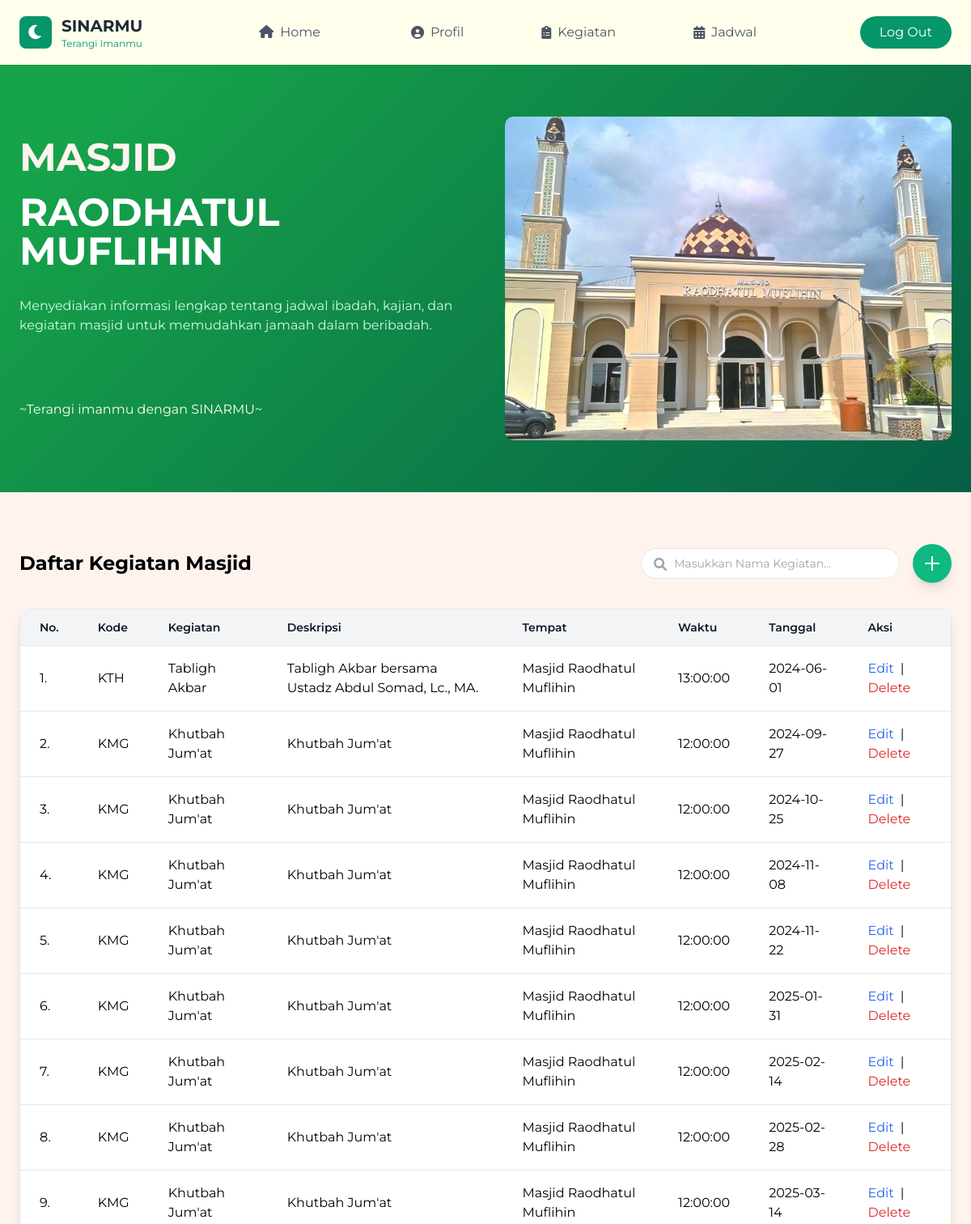
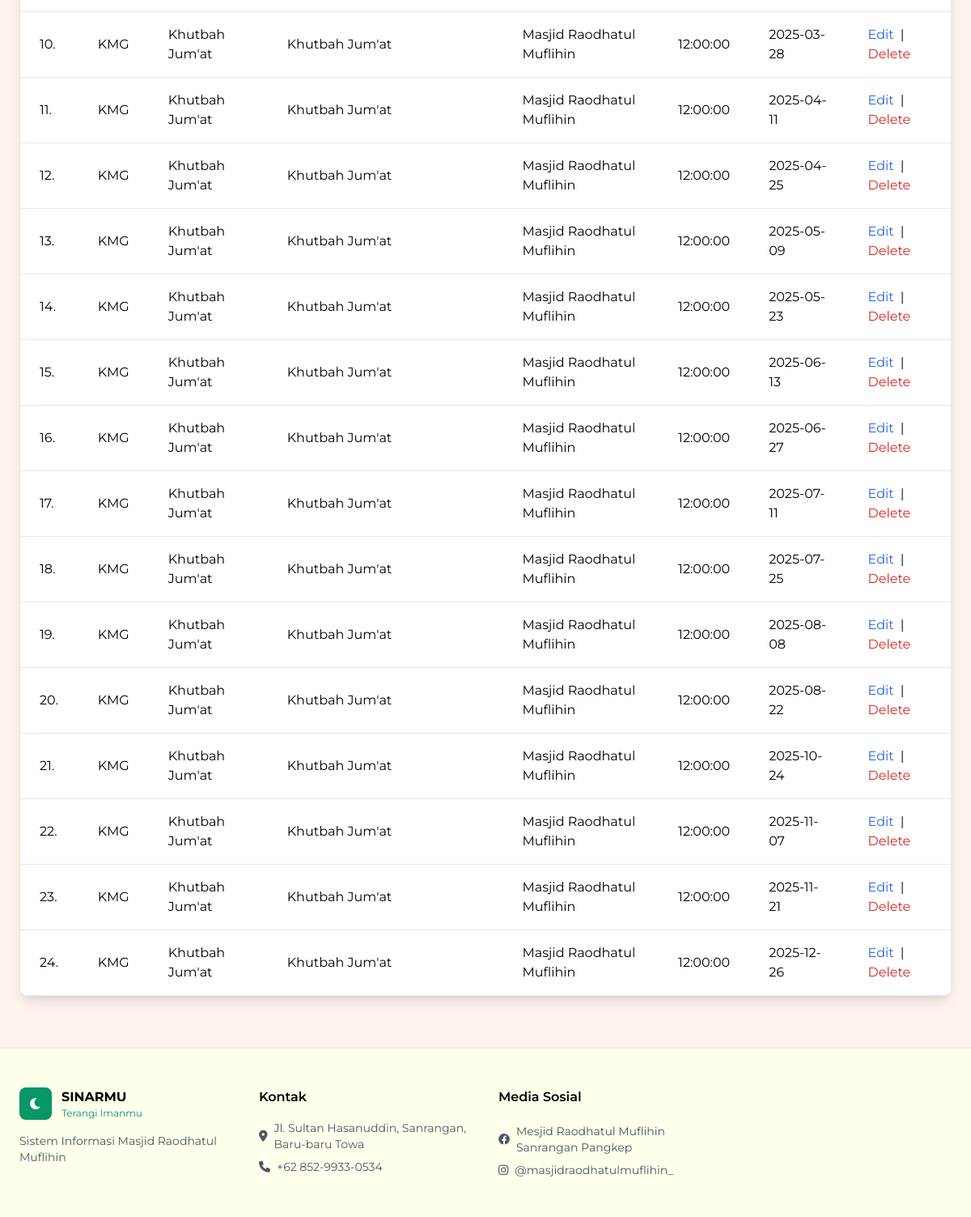
/kegiatan_mubaligh.php (signed in), run on the app's committed database (2 pictures, top to bottom).
### tables this page shows
CREATE TABLE `kegiatan` (
  `id_kegiatan` int NOT NULL,
  `id_masjid` int NOT NULL,
  `kode_kegiatan` varchar(100) NOT NULL,
  `nama_kegiatan` varchar(100) NOT NULL,
  `deskripsi_kegiatan` varchar(255) DEFAULT NULL,
  `tempat_kegiatan` varchar(200) DEFAULT NULL,
  `waktu_kegiatan` time NOT NULL,
  `tanggal_kegiatan` date NOT NULL,
  `created_at` timestamp NULL DEFAULT CURRENT_TIMESTAMP,
  `updated_at` timestamp NULL DEFAULT CURRENT_TIMESTAMP ON UPDATE CURRENT_TIMESTAMP
);

### kegiatan_mubaligh.php (the view, shortened to what this page needs)
<?php
include 'koneksi.php';
$query = isset($_GET['query']) ? trim($_GET['query']) : '';
if (!empty($query)) {
    $stmt = $conn->prepare("SELECT * FROM kegiatan WHERE nama_kegiatan LIKE ? AND nama_kegiatan IN ('Khutbah Jum\'at', 'Pengajian', 'Kajian', 'Tabligh Akbar') AND created_at IS NOT NULL ORDER BY tanggal_kegiatan ASC");
    $search = "%$query%";
    $stmt->bind_param("s", $search);
} else {
    $stmt = $conn->prepare("SELECT * FROM kegiatan WHERE nama_kegiatan IN ('Khutbah Jum\'at', 'Pengajian', 'Kajian', 'Tabligh Akbar') AND created_at IS NOT NULL ORDER BY tanggal_kegiatan ASC");
}
$stmt->execute();
$result = $stmt->get_result();
$data_kegiatan = $result->num_rows > 0 ? $result->fetch_all(MYSQLI_ASSOC) : [];
?>
<!DOCTYPE html>
<html lang="id">
<head>
    <link href="https://cdnjs.cloudflare.com/ajax/libs/tailwindcss/2.2.19/tailwind.min.css" rel="stylesheet">
    <link href="https://cdnjs.cloudflare.com/ajax/libs/font-awesome/6.0.0/css/all.min.css" rel="stylesheet">
</head>
<body>
    <nav class="background shadow-sm sticky top-0 z-50">
        <div class="max-w-7xl mx-auto px-6">
            <div class="flex justify-between h-20 items-center">
                <div class="flex items-center gap-3">
                    <div class="w-10 h-10 bg-green-600 rounded-lg flex items-center justify-center">
                        <i class="fas fa-moon text-white text-xl"></i>
                    </div>
                    <div>
                        <h1 class="font-bold text-xl text-gray-800">SINARMU</h1>
                        <p class="text-xs text-green-600">Terangi Imanmu</p>
                    </div>
                </div>
                <div class="hidden md:flex items-center space-x-20">
                    <div class="relative">
                        <div id="Home" class="flex items-center text-gray-600 hover:text-green-600 px-2 py-1 cursor-pointer">
                            <a href="home.php">
                                <i class="fas fa-home mr-2"></i>Home
                            </a>
                        </div>
                    </div>
                    <div class="relative">
                        <div id="Profil" class="flex items-center text-gray-600 hover:text-green-600 px-2 py-1 cursor-pointer">
                            <i class="fas fa-user-circle mr-2"></i>Profil
                        </div>
                    </div>
                    <div class="relative">
                        <div id="Activity" class="flex items-center text-gray-600 hover:text-green-600 px-2 py-1 cursor-pointer">
                            <i class="fas fa-clipboard-list mr-2"></i>Kegiatan
                        </div>
                    </div>
                    <div class="relative">
                        <div id="Schedule" class="flex items-center text-gray-600 hover:text-green-600 px-2 py-1 cursor-pointer">
                            <i class="fas fa-calendar-alt mr-2"></i>Jadwal
                        </div>
                    </div>
                </div>
                <div class="flex items-center gap-4">
                    <a href="logout.php" class="bg-green-600 text-white px-6 py-2 rounded-full hover:bg-green-700 transition">Log Out</a>
                </div>
            </div>
        </div>
    </nav>
    <section class="hero-gradient py-16 text-white">
        <div class="max-w-7xl mx-auto px-6">
            <div class="grid grid-cols-1 md:grid-cols-2 gap-12 items-center">
                <div>
                    <h1 class="text-5xl font-bold mb-5" style="color: #fff3ee">MASJID</h1>
                    <h1 class="text-5xl font-bold mb-8">RAODHATUL MUFLIHIN</h1>
                    <p class="text-green-100 mb-20">Menyediakan informasi lengkap tentang jadwal ibadah, kajian, dan kegiatan masjid untuk memudahkan jamaah dalam beribadah.</p>
                    <h3 class="text-green-50" style="color: #FFFFEC">~Terangi imanmu dengan SINARMU~</h3>
                </div>
                <div class="relative w-full h-94 overflow-hidden">
                    <div class="swiper-container">
                        <div class="swiper-wrapper">
                            <div class="swiper-slide"><img src="/sisfo-masjid/image/masjid1.png" alt="Gambar 1" class="rounded-lg shadow-lg"></div>
                        </div>
                    </div>
                </div>
            </div>
        </div>
    </section>
    <section class="card py-16">
        <div class="max-w-7xl mx-auto px-6">
            <div class="flex justify-between items-center mb-8">
                <h2 class="text-2xl font-bold">Daftar Kegiatan Masjid</h2>
                <div class="flex items-center gap-4">
                    <form action="" method="GET" class="relative">
                        <input type="search" name="query" placeholder="Masukkan Nama Kegiatan..."
                            class="w-80 pl-10 pr-10 py-2 rounded-full border border-gray-200 focus:outline-none focus:ring-2 focus:ring-green-500 text-sm"
                            id="search-input" autocomplete="off">
                        <i class="fas fa-search absolute left-4 top-3 text-gray-400"></i>
                    </form>
                    <a href="tambah_kegiatan_mubaligh.php" class="text-white bg-green-500 hover:bg-green-600 rounded-full p-3 shadow-lg" title="Tambah Kegiatan">
                        <svg xmlns="http://www.w3.org/2000/svg" class="h-6 w-6" fill="none" viewBox="0 0 24 24" stroke="currentColor">
                            <path stroke-linecap="round" stroke-linejoin="round" stroke-width="2" d="M12 4v16m8-8H4" />
                        </svg>
                    </a>
                </div>
            </div>
            <div class="bg-white rounded-xl shadow-lg overflow-hidden mt-4">
                <table class="min-w-full bg-white border border-gray-200">
                    <thead>
                        <tr>
                            <th class="py-3 px-6 bg-gray-100 font-semibold text-sm text-gray-900 border-b border-gray-200 text-left">No.</th>
                            <th class="py-3 px-6 bg-gray-100 font-semibold text-sm text-gray-900 border-b border-gray-200 text-left">Kode</th>
                            <th class="py-3 px-6 bg-gray-100 font-semibold text-sm text-gray-900 border-b border-gray-200 text-left">Kegiatan</th>
                            <th class="py-3 px-6 bg-gray-100 font-semibold text-sm text-gray-900 border-b border-gray-200 text-left">Deskripsi</th>
                            <th class="py-3 px-6 bg-gray-100 font-semibold text-sm text-gray-900 border-b border-gray-200 text-left">Tempat</th>
                            <th class="py-3 px-6 bg-gray-100 font-semibold text-sm text-gray-900 border-b border-gray-200 text-left">Waktu</th>
                            <th class="py-3 px-6 bg-gray-100 font-semibold text-sm text-gray-900 border-b border-gray-200 text-left">Tanggal</th>
                            <th class="py-3 px-6 bg-gray-100 font-semibold text-sm text-gray-900 border-b border-gray-200 text-left">Aksi</th>
                        </tr>
                    </thead>
                    <tbody>
                        <?php if (!empty($data_kegiatan)): ?>
                            <?php foreach ($data_kegiatan as $index => $row): ?>
                                <tr class="hover:bg-gray-100">
                                    <td class="py-4 px-6 border-b border-gray-200"><?= $index + 1; ?>.</td>
                                    <td class="py-4 px-6 border-b border-gray-200"><?php echo htmlspecialchars($row['kode_kegiatan'] ?? ''); ?></td>
                                    <td class="py-4 px-6 border-b border-gray-200"><?php echo htmlspecialchars($row['nama_kegiatan'] ?? ''); ?></td>
                                    <td class="py-4 px-6 border-b border-gray-200"><?php echo htmlspecialchars($row['deskripsi_kegiatan'] ?? ''); ?></td>
                                    <td class="py-4 px-6 border-b border-gray-200"><?php echo htmlspecialchars($row['tempat_kegiatan'] ?? ''); ?></td>
                                    <td class="py-4 px-6 border-b border-gray-200"><?php echo htmlspecialchars($row['waktu_kegiatan'] ?? ''); ?></td>
                                    <td class="py-4 px-6 border-b border-gray-200"><?php echo htmlspecialchars($row['tanggal_kegiatan'] ?? ''); ?></td>
                                    <td class="py-4 px-6 border-b border-gray-200 text-left">
                                        <a href="edit_kegiatan_mubaligh.php?id=<?php echo $row['id_kegiatan']; ?>" class="text-blue-600 hover:text-blue-800">Edit</a>
                                        <span class="mx-1">|</span>
                                        <a href="kegiatan_mubaligh.php?id=<?php echo $row['id_kegiatan']; ?>&action=delete" class="text-red-600 hover:text-red-800" onclick="return confirm('Apakah Anda yakin ingin menghapus data ini?');">Delete</a>
                                    </td>
                                </tr>
                            <?php endforeach; ?>
                        <?php endif; ?>
                    </tbody>
                </table>
            </div>
        </div>
    </section>
    <footer class="background border-t">
            <div class="max-w-7xl mx-auto px-6 py-12">
                <div class="grid grid-cols-1 md:grid-cols-4 gap-8">
                    <div>
                        <div class="flex items-center gap-3 mb-4">
                            <div class="w-10 h-10 bg-green-600 rounded-lg flex items-center justify-center">
                                <i class="fas fa-moon text-white"></i>
                            </div>
                            <div>
                                <h4 class="font-bold">SINARMU</h4>
                                <p class="text-xs text-green-600">Terangi Imanmu</p>
                            </div>
                        </div>
                        <p class="text-gray-600 text-sm">Sistem Informasi Masjid Raodhatul Muflihin</p>
                    </div>
                    <div>
                        <h5 class="font-semibold mb-4">Kontak</h5>
                        <ul class="space-y-2 text-sm text-gray-600">
                            <li class="flex items-center gap-2">
                                <i class="fas fa-map-marker-alt"></i>
                                    <a href="https://www.google.co.id/maps/place/Masjid+Raodhatul+Muflihin/@-4.8570717,119.5683597,17z/data=!3m1!4b1!4m6!3m5!1s0x2dbe50384d5f9bdf:0x94d60c3d24cec5d!8m2!3d-4.8570717!4d119.5709346!16s%2Fg%2F11cjh_1107?entry=ttu&g_ep=EgoyMDI0MTAyNy4wIKXMDSoASAFQAw%3D%3D" class="hover:text-green-600">
                                        Jl. Sultan Hasanuddin, Sanrangan, Baru-baru Towa
                                    </a>
                            </li>
                            <li class="flex items-center gap-2">
                                <i class="fas fa-phone"></i>
                                    <a href="https://wa.me/6285299330534" class="hover:text-green-600">
                                        +62 852-9933-0534
                                    </a>
                            </li>
                        </ul>
                    </div>
                    <div>
                        <h5 class="font-semibold mb-5">Media Sosial</h5>
                        <ul class="space-y-2 text-sm text-gray-600">
                            <li class="flex items-center gap-2">
                                <i class="fab fa-facebook"></i>
                                    <a href="https://web.facebook.com/pages/Mesjid-Raodhatul-Muflihin-Sanrangan-Pangkep/2469976183028030" class="hover:text-green-600">
                                        Mesjid Raodhatul Muflihin Sanrangan Pangkep
                                    </a>
                            </li>
                            <li class="flex items-center gap-2">
                                <i class="fab fa-instagram"></i>
                                    <a href="https://www.instagram.com/masjidraodhatulmuflihin_/" class="hover:text-green-600">
                                        @masjidraodhatulmuflihin_
                                    </a>
                            </li>
                        </ul>
                    </div>
                </div>
            </div>
    </footer>
</body>
</html>

### kegiatan_mubaligh.php (style rules this page uses)
body { font-family: 'Montserrat', sans-serif; background-color: #fff3ee; }
.hero-gradient { background: linear-gradient(135deg, #16a34a 10%, #065f46 100%); }
.card { background: #fff3ee; }
nav { background: #FFFFEC; position: sticky; top: 0; z-index: 50; }
nav a { color: #4a5568; padding: 0.5rem 1rem; border-radius: 0.5rem; }
footer { background-color: #FFFFEC; border-top: 1px solid #e2e8f0; }
.swiper-container { width: 100%; height: 400px; position: relative; overflow: hidden; border-radius: 10px; }
.swiper-wrapper { display: flex; transition: transform 0.5s ease-in-out; }
.swiper-slide { display: flex; justify-content: center; align-items: center; opacity: 0; transition: opacity 0.5s ease-in-out; position: absolute; width: 100%; height: 100%; border-radius: 10px; overflow: hidden; box-shadow: 0 4px 15px rgba(0, 0, 0, 0.2); }
.swiper-slide-active { opacity: 1; }

### data on the page
kegiatan: kode_kegiatan "KTH", nama_kegiatan "Tabligh Akbar", deskripsi_kegiatan "Tabligh Akbar bersama Ustadz Abdul Somad, Lc., MA.", tempat_kegiatan "Masjid Raodhatul Muflihin", waktu_kegiatan "13:00:00", tanggal_kegiatan "2024-06-01"
kegiatan: kode_kegiatan "KMG", nama_kegiatan "Khutbah Jum'at", deskripsi_kegiatan "Khutbah Jum'at", tempat_kegiatan "Masjid Raodhatul Muflihin", waktu_kegiatan "12:00:00", tanggal_kegiatan "2024-09-27"
kegiatan: kode_kegiatan "KMG", nama_kegiatan "Khutbah Jum'at", deskripsi_kegiatan "Khutbah Jum'at", tempat_kegiatan "Masjid Raodhatul Muflihin", waktu_kegiatan "12:00:00", tanggal_kegiatan "2024-10-25"
kegiatan: kode_kegiatan "KMG", nama_kegiatan "Khutbah Jum'at", deskripsi_kegiatan "Khutbah Jum'at", tempat_kegiatan "Masjid Raodhatul Muflihin", waktu_kegiatan "12:00:00", tanggal_kegiatan "2024-11-08"
kegiatan: kode_kegiatan "KMG", nama_kegiatan "Khutbah Jum'at", deskripsi_kegiatan "Khutbah Jum'at", tempat_kegiatan "Masjid Raodhatul Muflihin", waktu_kegiatan "12:00:00", tanggal_kegiatan "2024-11-22"
kegiatan: kode_kegiatan "KMG", nama_kegiatan "Khutbah Jum'at", deskripsi_kegiatan "Khutbah Jum'at", tempat_kegiatan "Masjid Raodhatul Muflihin", waktu_kegiatan "12:00:00", tanggal_kegiatan "2025-01-31"
kegiatan: kode_kegiatan "KMG", nama_kegiatan "Khutbah Jum'at", deskripsi_kegiatan "Khutbah Jum'at", tempat_kegiatan "Masjid Raodhatul Muflihin", waktu_kegiatan "12:00:00", tanggal_kegiatan "2025-02-14"
kegiatan: kode_kegiatan "KMG", nama_kegiatan "Khutbah Jum'at", deskripsi_kegiatan "Khutbah Jum'at", tempat_kegiatan "Masjid Raodhatul Muflihin", waktu_kegiatan "12:00:00", tanggal_kegiatan "2025-02-28"
kegiatan: kode_kegiatan "KMG", nama_kegiatan "Khutbah Jum'at", deskripsi_kegiatan "Khutbah Jum'at", tempat_kegiatan "Masjid Raodhatul Muflihin", waktu_kegiatan "12:00:00", tanggal_kegiatan "2025-03-14"
kegiatan: kode_kegiatan "KMG", nama_kegiatan "Khutbah Jum'at", deskripsi_kegiatan "Khutbah Jum'at", tempat_kegiatan "Masjid Raodhatul Muflihin", waktu_kegiatan "12:00:00", tanggal_kegiatan "2025-03-28"
kegiatan: kode_kegiatan "KMG", nama_kegiatan "Khutbah Jum'at", deskripsi_kegiatan "Khutbah Jum'at", tempat_kegiatan "Masjid Raodhatul Muflihin", waktu_kegiatan "12:00:00", tanggal_kegiatan "2025-04-11"
kegiatan: kode_kegiatan "KMG", nama_kegiatan "Khutbah Jum'at", deskripsi_kegiatan "Khutbah Jum'at", tempat_kegiatan "Masjid Raodhatul Muflihin", waktu_kegiatan "12:00:00", tanggal_kegiatan "2025-04-25"
kegiatan: kode_kegiatan "KMG", nama_kegiatan "Khutbah Jum'at", deskripsi_kegiatan "Khutbah Jum'at", tempat_kegiatan "Masjid Raodhatul Muflihin", waktu_kegiatan "12:00:00", tanggal_kegiatan "2025-05-09"
kegiatan: kode_kegiatan "KMG", nama_kegiatan "Khutbah Jum'at", deskripsi_kegiatan "Khutbah Jum'at", tempat_kegiatan "Masjid Raodhatul Muflihin", waktu_kegiatan "12:00:00", tanggal_kegiatan "2025-05-23"
kegiatan: kode_kegiatan "KMG", nama_kegiatan "Khutbah Jum'at", deskripsi_kegiatan "Khutbah Jum'at", tempat_kegiatan "Masjid Raodhatul Muflihin", waktu_kegiatan "12:00:00", tanggal_kegiatan "2025-06-13"
kegiatan: kode_kegiatan "KMG", nama_kegiatan "Khutbah Jum'at", deskripsi_kegiatan "Khutbah Jum'at", tempat_kegiatan "Masjid Raodhatul Muflihin", waktu_kegiatan "12:00:00", tanggal_kegiatan "2025-06-27"
kegiatan: kode_kegiatan "KMG", nama_kegiatan "Khutbah Jum'at", deskripsi_kegiatan "Khutbah Jum'at", tempat_kegiatan "Masjid Raodhatul Muflihin", waktu_kegiatan "12:00:00", tanggal_kegiatan "2025-07-11"
kegiatan: kode_kegiatan "KMG", nama_kegiatan "Khutbah Jum'at", deskripsi_kegiatan "Khutbah Jum'at", tempat_kegiatan "Masjid Raodhatul Muflihin", waktu_kegiatan "12:00:00", tanggal_kegiatan "2025-07-25"
kegiatan: kode_kegiatan "KMG", nama_kegiatan "Khutbah Jum'at", deskripsi_kegiatan "Khutbah Jum'at", tempat_kegiatan "Masjid Raodhatul Muflihin", waktu_kegiatan "12:00:00", tanggal_kegiatan "2025-08-08"
kegiatan: kode_kegiatan "KMG", nama_kegiatan "Khutbah Jum'at", deskripsi_kegiatan "Khutbah Jum'at", tempat_kegiatan "Masjid Raodhatul Muflihin", waktu_kegiatan "12:00:00", tanggal_kegiatan "2025-08-22"
kegiatan: kode_kegiatan "KMG", nama_kegiatan "Khutbah Jum'at", deskripsi_kegiatan "Khutbah Jum'at", tempat_kegiatan "Masjid Raodhatul Muflihin", waktu_kegiatan "12:00:00", tanggal_kegiatan "2025-10-24"
kegiatan: kode_kegiatan "KMG", nama_kegiatan "Khutbah Jum'at", deskripsi_kegiatan "Khutbah Jum'at", tempat_kegiatan "Masjid Raodhatul Muflihin", waktu_kegiatan "12:00:00", tanggal_kegiatan "2025-11-07"
kegiatan: kode_kegiatan "KMG", nama_kegiatan "Khutbah Jum'at", deskripsi_kegiatan "Khutbah Jum'at", tempat_kegiatan "Masjid Raodhatul Muflihin", waktu_kegiatan "12:00:00", tanggal_kegiatan "2025-11-21"
kegiatan: kode_kegiatan "KMG", nama_kegiatan "Khutbah Jum'at", deskripsi_kegiatan "Khutbah Jum'at", tempat_kegiatan "Masjid Raodhatul Muflihin", waktu_kegiatan "12:00:00", tanggal_kegiatan "2025-12-26"
